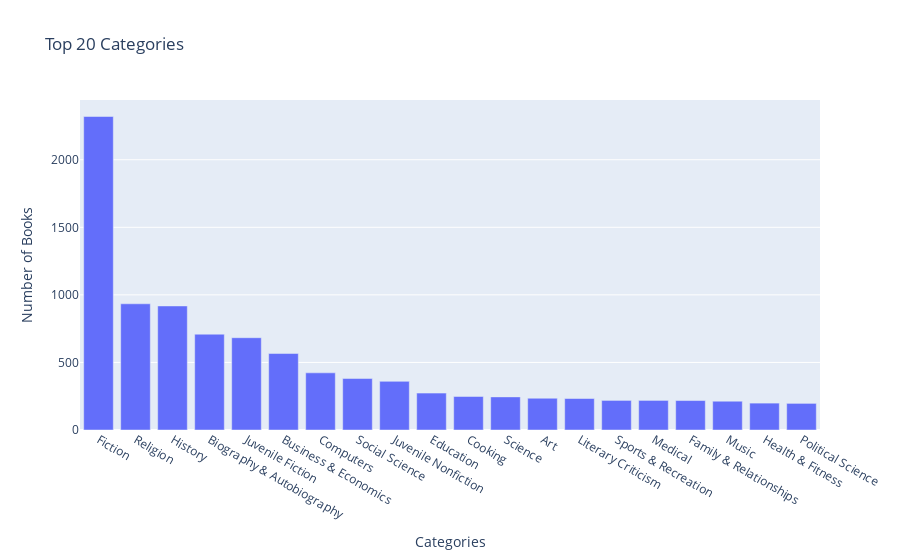

This figure's notebook cell:
### Markdown cell above
#### Number of books by Category

### Code cell
# draw a bar plot for the top 20 categories using plotly
# group by 'categories' and count the number of books for each category and sort them in descending order
categories_books = books_sample.groupby('categories').size().sort_values(ascending=False)

fig = px.bar(categories_books.head(20), x=categories_books.head(20).index, y=categories_books.head(20).values, title='Top 20 Categories', labels={'x': 'Categories', 'y': 'Number of Books'})
fig.show()

### Figure 1 — Plotly figure (JSON) as saved in the notebook; plotly's stock layout.template omitted (floating-point values rounded to 4 significant figures)
{"data": [{"alignmentgroup": "True", "hovertemplate": "Categories=%{x}<br>Number of Books=%{y}<extra></extra>", "legendgroup": "", "marker": {"color": "#636efa", "pattern": {"shape": ""}}, "name": "", "offsetgroup": "", "orientation": "v", "showlegend": false, "textposition": "auto", "type": "bar", "x": ["Fiction", "Religion", "History", "Biography & Autobiography", "Juvenile Fiction", "Business & Economics", "Computers", "Social Science", "Juvenile Nonfiction", "Education", "Cooking", "Science", "Art", "Literary Criticism", "Sports & Recreation", "Medical", "Family & Relationships", "Music", "Health & Fitness", "Political Science"], "xaxis": "x", "y": [2320, 934, 918, 709, 683, 566, 423, 381, 360, 273, 248, 245, 235, 233, 219, 219, 218, 213, 199, 197], "yaxis": "y"}], "layout": {"barmode": "relative", "legend": {"tracegroupgap": 0}, "title": {"text": "Top 20 Categories"}, "xaxis": {"anchor": "y", "domain": [0, 1], "title": {"text": "Categories"}}, "yaxis": {"anchor": "x", "domain": [0, 1], "title": {"text": "Number of Books"}}}}
